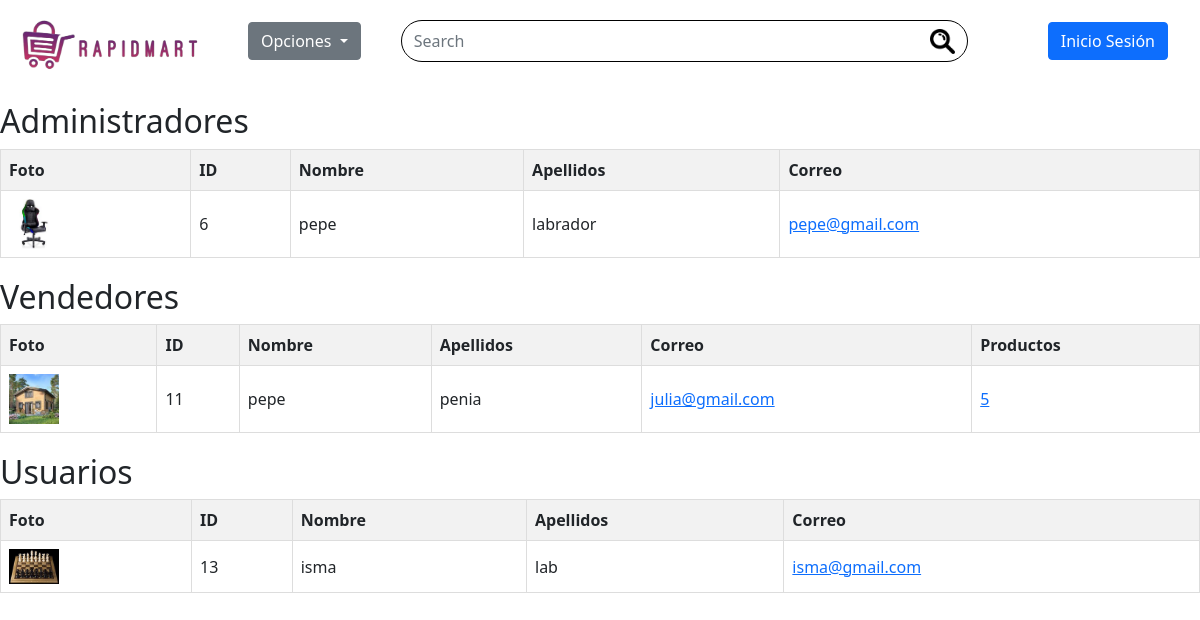
Screenshot of /vistas/vistaUsuarios.php with the database file from the repository.
### tables this page shows
CREATE TABLE `usuarios` (
  `id` int NOT NULL,
  `nombre` varchar(200) NOT NULL,
  `apellidos` varchar(200) NOT NULL,
  `correo` varchar(200) NOT NULL,
  `password` varchar(200) NOT NULL,
  `rol` varchar(200) NOT NULL,
  `foto` varchar(200) NOT NULL,
  `sid` varchar(200) NOT NULL
);

### modelos/Sesion.php (called while the page is built, shortened)
<?php
class Sesion{
    static public function getUsuario():Usuarios|false{
        if(isset($_SESSION['usuario'])){
            return unserialize($_SESSION['usuario']);
        }else{
            return false;
        }
    }
}

### modelos/UsuariosDAO.php (called while the page is built, shortened)
<?php
require_once "Usuarios.php";
require_once 'Sesion.php';
class UsuariosDAO{
    private mysqli $conn;
    public function __construct($conn){
        $this->conn=$conn;
    }
    public function getAll(): array {
        if (!$stmt = $this->conn->prepare("SELECT * FROM usuarios")) {
            echo "Error en la SQL: " . $this->conn->error;
        }
        $stmt->execute();
        $result = $stmt->get_result();
        $array_usuarios = array();
        while ($usuario = $result->fetch_object('usuarios')) {
            $array_usuarios[] = $usuario;
        }
        return $array_usuarios;
    }
    }
?>

### modelos/Usuarios.php (called while the page is built, shortened)
<?php
class Usuarios{
    private $id;
    private $nombre;
    private $apellidos;
    private $correo;
    private $foto;
    public function getId()
    {
        return $this->id;
    }
    public function getNombre()
    {
        return $this->nombre;
    }
    public function getApellidos()
    {
        return $this->apellidos;
    }
    public function getCorreo()
    {
        return $this->correo;
    }
    public function getFoto()
    {
        return $this->foto;
    }
}
?>

### vistas/vistaUsuarios.php (the view, shortened to what this page needs)
<?php
require_once 'modelos/Sesion.php';
$connexionDB = new ConnexionDB(MYSQL_USER,MYSQL_PASS,MYSQL_HOST,MYSQL_DB);
$conn = $connexionDB->getConnexion();
$usuariosDAO = new UsuariosDAO($conn);
$usuarios = $usuariosDAO->getAll();
$productosDAO=new ProductosDAO($conn);
$admins = [];
$losusuarios = [];
$vendedores = [];
foreach ($usuarios as $usuario){
    switch ($usuario->getRol()) {
        case (str_contains($usuario->getRol(), 'admin')):
            $admins[] = $usuario;
            break;
        case (str_contains($usuario->getRol(), 'Vendedor')):
                $vendedores[] = $usuario;
                break;
        case (str_contains($usuario->getRol(), 'Cliente')):
            $losusuarios[] = $usuario;
            break;
        }
}
?>
<!DOCTYPE html>
<html lang="es">
<head>
    <link rel="stylesheet" href="estilos/global.css">
  <link href="https://cdn.jsdelivr.net/npm/bootstrap@5.0.2/dist/css/bootstrap.min.css" rel="stylesheet"
>
</head>
<body>
<header>
  <nav class="navbar navbar-expand-lg">
    <div class="container-fluid">
      <a class="navbar-brand" href="map.php?accion=inicio">
        <img id="logo" src="logo2.png" alt="Logo">
      </a>
      <div class="collapse navbar-collapse" id="navbarSupportedContent">
        <ul class="navbar-nav me-auto mb-2 mb-lg-0">
          <li class="nav-item dropdown">
            <a class="btn btn-secondary dropdown-toggle" href="#" id="navbarDropdown" role="button" data-bs-toggle="dropdown" aria-expanded="false">
              Opciones
            </a>
          </li>
          <li class="nav-item flex-grow-1">
          <form class="d-flex buscador" action="map.php?accion=buscar" method="post">
            <input class="form-control rounded buscador2 "  type="search" placeholder="Search" aria-label="Search" name="buscar">
            <button class="btn btn-outline lupa" type="submit"><img src="lupa-de-busqueda.png" id="lupa" alt=""></button>
            </form>
          </li>
          <?php if (!Sesion::getUsuario()) : ?>
            <li class="nav-item">
              <a class="btn btn-primary" data-bs-toggle="modal" href="#exampleModalToggle" role="button">Inicio Sesión</a>
            </li>
          <?php endif; ?>
        </ul>
      </div>
    </div>
  </nav>
</header>
    <h2>Administradores</h2>
    <table>
        <thead>
            <tr>
                <th>Foto</th>
                <th>ID</th>
                <th>Nombre</th>
                <th>Apellidos</th>
                <th>Correo</th>
            </tr>
        </thead>
        <tbody>
        <?php foreach ($admins as $admin): ?>
            <tr>
                <td><img src="fotoUsuario/<?= $admin->getFoto()?>"></td>
                <td><?= $admin->getId()?></td>
                <td><?= $admin->getNombre()?></td>
                <td><?= $admin->getApellidos()?></td>
                <td><a href="vistas/usuarioEditar.php?id=<?= $admin->getId()?>"><?= $admin->getCorreo()?></a></td>
            </tr>
            <?php  endforeach; ?>
        </tbody>
    </table>
    <h2>Vendedores</h2>
    <table>
        <thead>
            <tr>
                <th>Foto</th>
                <th>ID</th>
                <th>Nombre</th>
                <th>Apellidos</th>
                <th>Correo</th>
                <th>Productos</th>
            </tr>
        </thead>
        <tbody>
        <?php foreach ($vendedores as $vendedor): ?>
            <tr>
                <td><img src="fotoUsuario/<?= $vendedor->getFoto()?>"></td>
                <td><?= $vendedor->getId()?></td>
                <td><?= $vendedor->getNombre()?></td>
                <td><?= $vendedor->getApellidos()?></td>
                <td><a href="vistas/usuarioEditar.php?id=<?= $vendedor->getId()?>"><?= $vendedor->getCorreo()?></a></td>
                <td>
                    <a href="map.php?accion=misProductos&id=<?= $vendedor->getId()?>">
                    <?php
                        $productos=$productosDAO->getByUsuario($vendedor->getId());
                        $cont=0;
                        foreach($productos as $producto){
                                $cont=$cont+1;
                        }
                        ?>
                        <?= $cont?>
                        </a>
                </td>
            </tr>
            <?php  endforeach; ?>
        </tbody>
    </table>
    <h2>Usuarios</h2>
    <table>
        <thead>
            <tr>
                <th>Foto</th>
                <th>ID</th>
                <th>Nombre</th>
                <th>Apellidos</th>
                <th>Correo</th>
            </tr>
        </thead>
        <tbody>
        <?php foreach ($losusuarios as $elusuario): ?>
            <tr>
                <td><img src="fotoUsuario/<?= $elusuario->getFoto()?>"></td>
                <td><?= $elusuario->getId()?></td>
                <td><?= $elusuario->getNombre()?></td>
                <td><?= $elusuario->getApellidos()?></td>
                <td><a href="vistas/usuarioEditar.php?id=<?= $elusuario->getId()?>"><?= $elusuario->getCorreo()?></a></td>
            </tr>
            <?php  endforeach; ?>
        </tbody>
    </table>
</body>
</html>

### estilos/global.css (style rules this page uses)
header .navbar { width: 100%; padding: 0; justify-content: space-between; }
header img { width: 50px; }
#logo { width:200px; }
header { justify-content: space-between; }
header li { margin: 20px; }
header .container-fluid { display: flex; justify-content: space-between; align-items: center; }
header .navbar-brand { flex: 1; }
header .navbar-collapse { flex: 4; display: flex; justify-content: space-between; align-items: center; }
header .navbar-nav { flex: 1; display: flex; align-items: center; justify-content: flex-end; }
header .buscador { border-radius: 50px; width: 100%; justify-content: space-between; border: 1px solid black; }
header .buscador2 { flex: 0 0 85%; border: none; outline: none; background-color: transparent; }
#lupa { width: 25px; background-color: white; border: 0px; }
.lupa { width: 50px; background-color: white; border: 0px; }

### vistas/vistaUsuarios.php (style rules this page uses)
table { width: 100%; border-collapse: collapse; margin-bottom: 20px; }
th, td { border: 1px solid #ddd; padding: 8px; }
th { background-color: #f2f2f2; text-align: left; }
img { width: 50px; }

### rows the page displays
usuarios: foto (picture), id "6", nombre "pepe", apellidos "labrador", correo "pepe@gmail.com"
usuarios: foto (picture), id "11", nombre "pepe", apellidos "penia", correo "julia@gmail.com", cont "5"
usuarios: foto (picture), id "13", nombre "isma", apellidos "lab", correo "isma@gmail.com"
